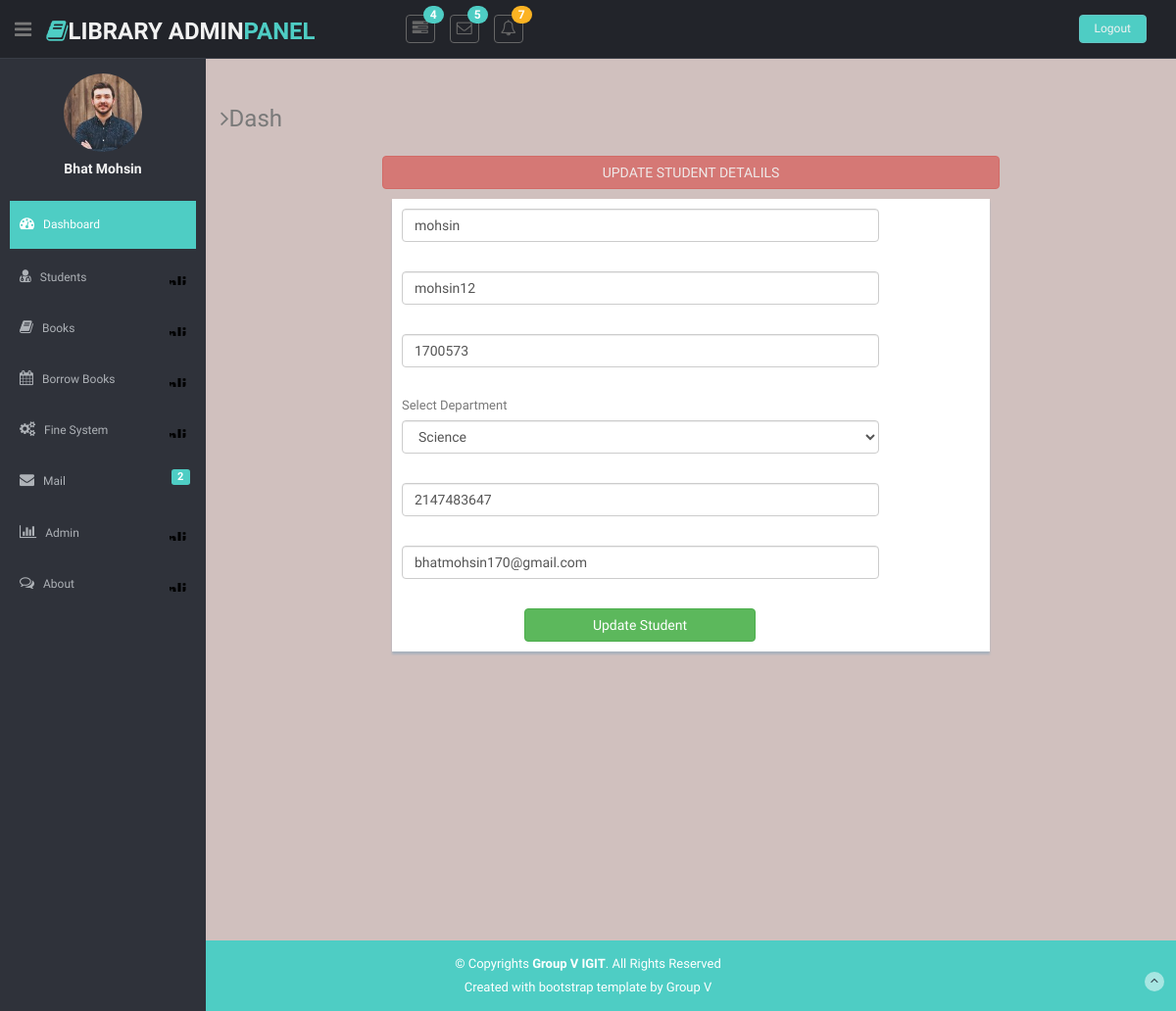
/admin-access/editstudent.php?id=1, run on the app's committed database.
### tables this page shows
CREATE TABLE `student_tbl` (
  `id` int(11) NOT NULL,
  `name` varchar(30) NOT NULL,
  `username` varchar(30) NOT NULL,
  `rollno` varchar(30) NOT NULL,
  `dept` varchar(30) NOT NULL,
  `mobile` int(15) NOT NULL,
  `email` varchar(30) NOT NULL
);

### admin-access/editstudent.php (the view, shortened to what this page needs)
<?php
require_once('database.php');
if($_SERVER["REQUEST_METHOD"]=="POST"){
  $name     =$_POST["name_txt"];
  $username =$_POST["username_txt"];
  $rolllno  =$_POST["rollno_txt"];
  $dept     =$_POST["dept_txt"];
  $contact  =$_POST["mobile_txt"];
  $email    =$_POST["email_txt"];
  $id       =$_POST["id_txt"];
  $result= mysqli_query($connection, "UPDATE student_tbl SET name= '$name' , username= '$username' , rollno= '$rolllno' ,
    dept= '$dept' , mobile= '$contact' , email= '$email'  WHERE id= $id ");
  header("location:viewstudents.php?message=10");
}
else{
$id=$_GET['id'];
$res=mysqli_query($connection,"SELECT * FROM student_tbl WHERE id= '$id' ");
$row=mysqli_fetch_assoc($res);
 }
 ?>
<!DOCTYPE html>
<html lang="en">
<head>
  <link href="lib/bootstrap/css/bootstrap.min.css" rel="stylesheet">
  <link href="lib/font-awesome/css/font-awesome.css" rel="stylesheet" />
  <link href="css/style.css" rel="stylesheet">
  <link href="css/style-responsive.css" rel="stylesheet">
</head>
<body>
  <section id="container">
   <?php require_once('header.php')?>
     <section id="main-content">
       <section class="wrapper site-min-height">
         <h3 style="margin-top:28px;"><i class="fa fa-angle-right"></i>Dash</h3>
         <div class="row mt">
           <div class="col-lg-8 col-md-offset-2">
             <button class="btn btn-danger" disabled style="width:100%">
             UPDATE  STUDENT DETALILS</button>
              <div class="form-panel">
 		       <form class="form-horizontal style-form" method="post">
 		            <div class="form-group">
                   <div class="col-sm-10">
                    	<input type="text" class="form-control" placeholder="Student Name"  name="name_txt" value="<?php echo $row["name"]; ?>" required>
                    </div>
                 </div>
                 <div class="form-group">
                   <div class="col-sm-10">
                    	<input type="text" class="form-control" placeholder="UserName"  name="username_txt" value="<?php echo $row["username"]; ?>" required>
                    </div>
                 </div>
                 <div class="form-group">
                   <div class="col-sm-10">
                    	<input type="number" class="form-control" placeholder="Student RollNo."  name="rollno_txt" value="<?php echo $row["rollno"]; ?>" required>
                    </div>
                 </div>
                 <div class="form-group">
                   <div class="col-sm-10">
                   	<label for="dept">Select Department</label>
                    	<select type="text" class="form-control"  name="dept_txt" value="<?php echo $row["dept"]; ?>" required>
                   	 	<option value="Science">Science</option>
 					          </select>
                    </div>
                 </div>
                 <div class="form-group">
                   <div class="col-sm-10">
                    	<input type="number" class="form-control" placeholder="Contact Number"  name="mobile_txt" value="<?php echo $row["mobile"]; ?>" required>
                    </div>
                 </div>
                 <div class="form-group">
                   <div class="col-sm-10">
                    	<input type="email" class="form-control" placeholder="Email"  name="email_txt" value="<?php echo $row["email"]; ?>" required>
                    </div>
                 </div>
                 <button class="btn btn-success"  type="submit" style="width:40%;margin-left:125px;">Update Student</button>
 			     </form>
           </div>
         </div>
      </section>
    </section>
  </section>
</body>
</html>

### admin-access/css/style.css (style rules this page uses)
body { color: #797979; background: #eaeaea; font-family: 'Ruda', sans-serif; padding: 0px !important; margin: 0px !important; font-size:13px; }
a, a:hover, a:focus { text-decoration: none; outline: none; }
#container { width: 100%; height: 100%; }
.mt { margin-top: 25px; }
#main-content { margin-left: 210px; background-color: #d8c1c1; }
.wrapper { display: inline-block; margin-top: 60px; padding-left: 15px; padding-right: 15px; padding-bottom: 15px; padding-top:20px; width: 100%; background-color:#d0c0be; nter; }
.form-panel { background: #ffffff; margin: 10px; padding: 10px; box-shadow: 0px 3px 2px #aab2bd; text-align: left; }
label { font-weight: 400; }
.form-horizontal.style-form .form-group { padding-bottom: 15px; margin-bottom: 15px; }
.site-footer { background: #4ECDC4; color: #fff; padding: 15px 0; }
.site-footer p { margin-bottom: 5px; }
.credits, .credits a { color: #fff; }
.go-top { margin-right: 1%; margin-top: -25px; float: right; background: rgba(255,255,255,.5); width: 20px; height: 20px; border-radius: 50%; -webkit-border-radius: 50%; }
.go-top i { color: #2A3542; }
.site-min-height { min-height: 900px; }

### data on the page
student_tbl: name_txt "mohsin", username_txt "mohsin12", rollno_txt "1700573", dept_txt "Science", mobile_txt "2147483647", email_txt "bhatmohsin170@gmail.com"
